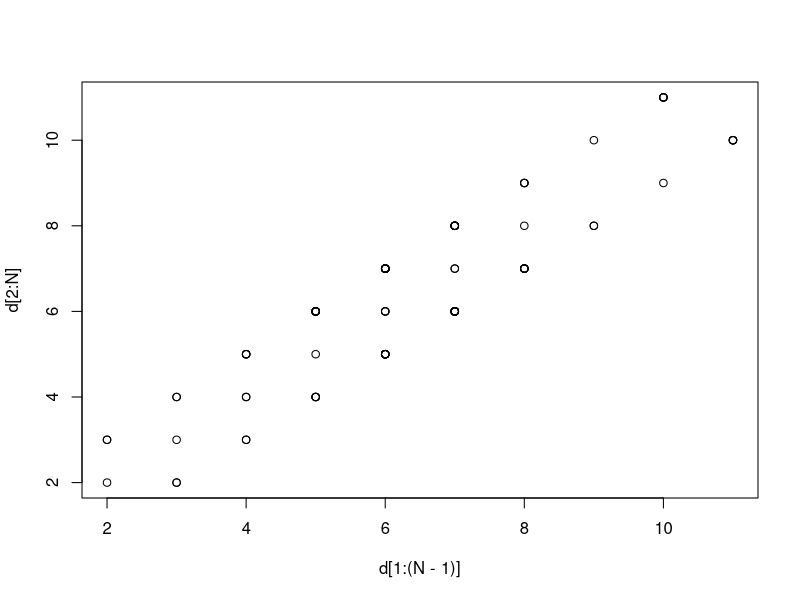
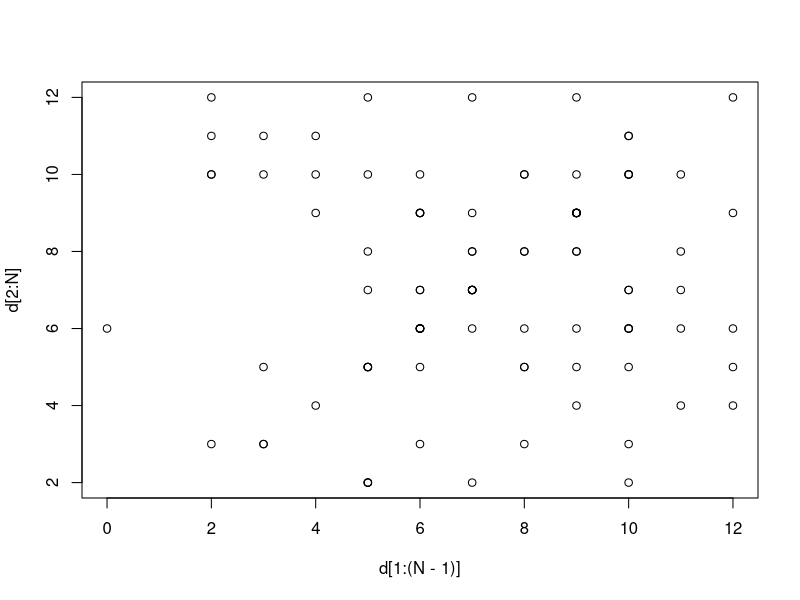

Recreate these plots in R, in order. (Note: this script raises an error after producing the figures.)
N <- 100
f <- c(0,1,2,3,4,5,6,5,4,3,2,1)

d <- rep(0,N)

d[1] <- 5

for (i in 2:N){
  u <- runif(1)
  
  if (d[i-1]==2){
    if (u<.5) d[i] <- d[i-1]+1
    else d[i] <- d[i-1]
  }
  
  else if (d[i-1]==12){
    if (u<.5) d[i] <- d[i-1]
    else d[i] <- d[i-1]-1
  }
  
  else{
    if (u<.5) d[i] <- d[i-1]+1
    else d[i] <- d[i-1]-1
  }
  
  h <- min(1,f[d[i]]/f[d[i-1]])
  u <- runif(1)
  if (u>h) d[i] <- d[i-1]
}

#print(d)
#hist(d)
plot(d[1:(N-1)],d[2:N])
d <- rep(0,N)
#runtime2 <- system.time(
for (i in 2:N){

  d[i] <- sample(2:12,1)
  
  h <- min(1,f[d[i]]/f[d[i-1]])
  u <- runif(1)
  if (u>h) d[i] <- d[i-1]
}
plot(d[1:(N-1)],d[2:N])
#)
#hist(d)
runtime1
runtime2